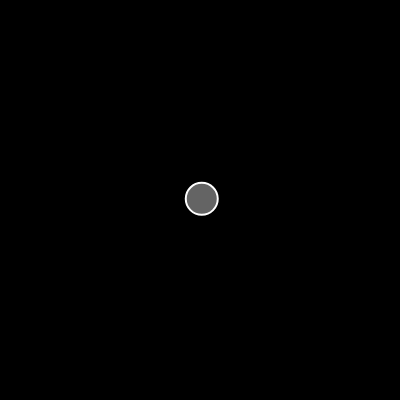
Frame 1 (no input)
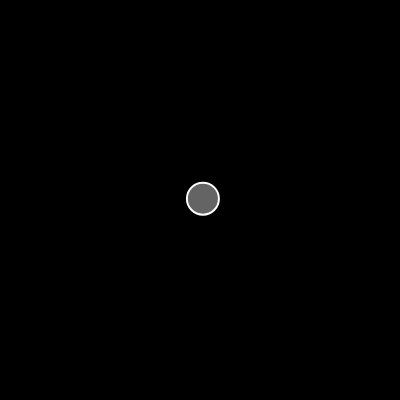
Frame 60 (no input)
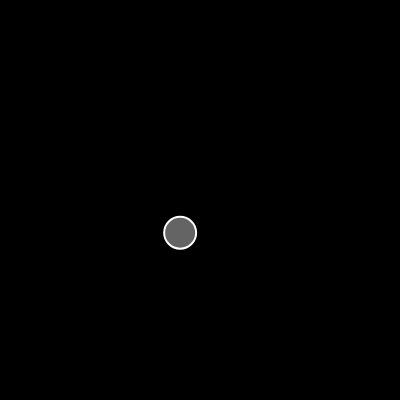
Frame 120 (the mouse pressed at the canvas centre since frame 60)

The p5.js sketch that drew these frames (run headless with seeded random() and noise() and a simulated clock; from frame 60 on, the mouse is pressed at the canvas centre):

// p5.js sketch
// ── sketch.js
var displacement;

function setup() {
	createCanvas(400, 400);
	displacement = new Displacement(200, 200);
}

function draw() {
	background(0);
	displacement.update();
	displacement.show();
}
// ── Displacement.js
class Displacement {
    constructor(x, y) {
        this.pos = createVector(x, y);
        this.vel = createVector(0, 0);
    }

    update() {
        //this.pos.x += this.vel.x;
        //this.pos.y += this.vel.y;
        // Static function
        this.vel = p5.Vector.random2D();
        this.vel.mult(random(-5, 5));
        //Instance add
        this.pos.add(this.vel);
        // Static add
        // var v = p5.Vector.add(pos,vel)
    }

    show() {
        stroke(255);
        strokeWeight(2);
        fill(255, 100);
        ellipse(this.pos.x, this.pos.y, 32);
    }

}
